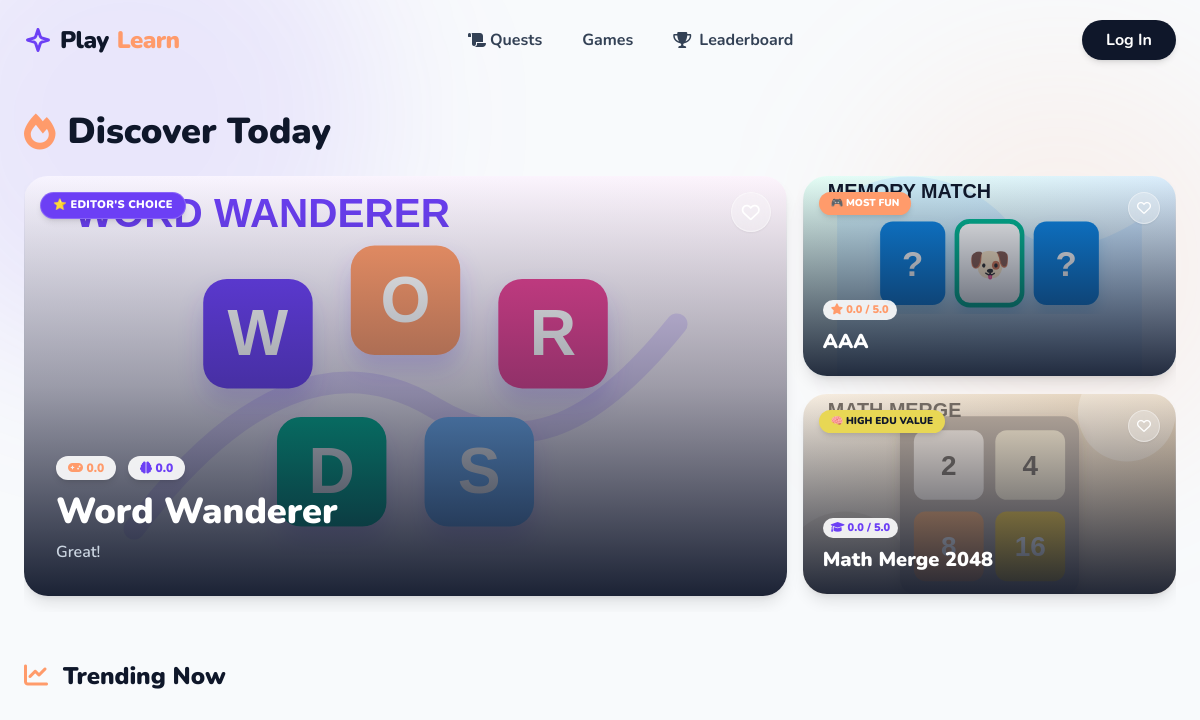
Page /homepage.php on the earlier database version.
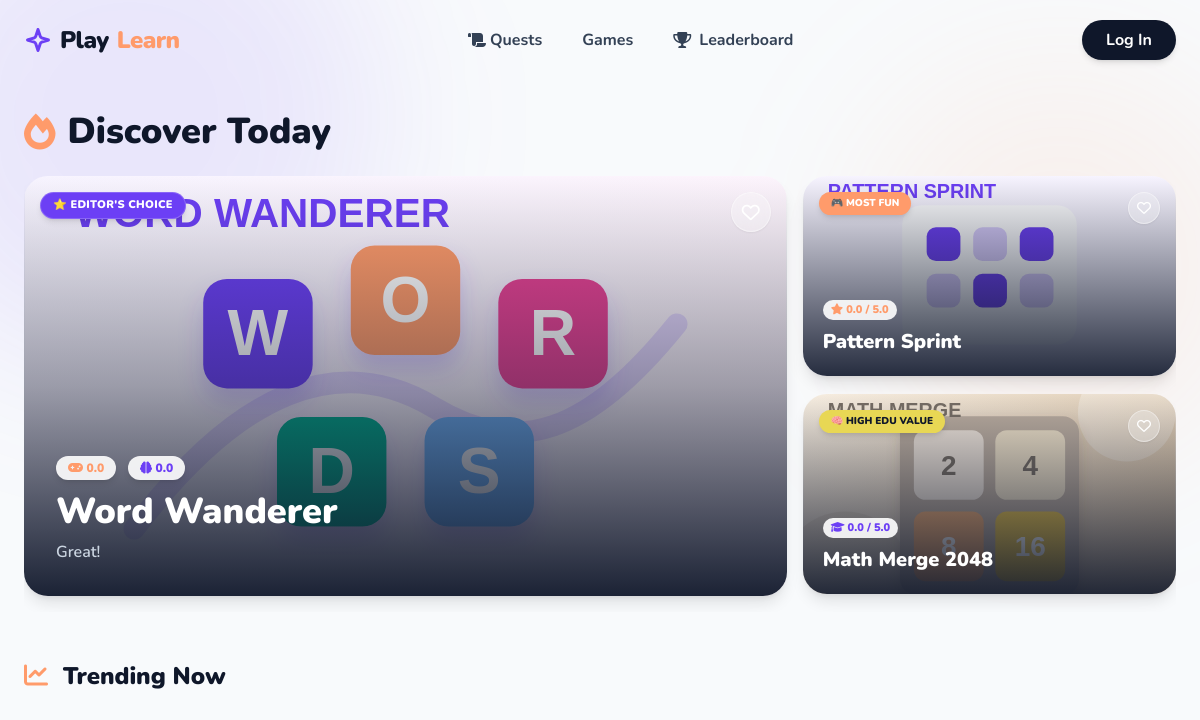
Same page on the later database version.
### tables this page shows
CREATE TABLE `levels` (
  `id` int(11) NOT NULL,
  `level_name` varchar(100) NOT NULL,
  `category` varchar(50) NOT NULL DEFAULT 'Logic',
  `level_description` text DEFAULT NULL,
  `difficulty` enum('Easy','Normal','Hard') DEFAULT 'Easy',
  `target_score` int(11) DEFAULT 100,
  `image_url` varchar(255) DEFAULT 'assets/img/default_level.jpg',
  `game_url` varchar(255) NOT NULL DEFAULT 'game2048.php',
  `custom_slug` varchar(80) DEFAULT NULL,
  `package_path` varchar(255) DEFAULT NULL,
  `package_status` enum('published','draft','rejected') NOT NULL DEFAULT 'published',
  `package_manifest` text DEFAULT NULL,
  `status` enum('published','draft') DEFAULT 'published',
  `created_at` timestamp NOT NULL DEFAULT current_timestamp(),
  `is_featured` tinyint(1) DEFAULT 0,
  `is_trending` tinyint(1) DEFAULT 0,
  `editor_choice` tinyint(1) NOT NULL DEFAULT 0
);

### includes/learning_helpers.php (called while the page is built, shortened)
<?php
function pl_default_game_covers() {
    return [
        '2048' => 'assets/game_covers/math_merge_2048.svg',
        'memory' => 'assets/game_covers/emoji_memory_match.svg',
        'math_pop' => 'assets/game_covers/math_pop.svg',
        'minesweeper' => 'assets/game_covers/mine_sweeper.svg',
        'mine' => 'assets/game_covers/mine_sweeper.svg',
        'odd_one_out' => 'assets/game_covers/odd_one_out.svg',
        'odd' => 'assets/game_covers/odd_one_out.svg',
        'snake' => 'assets/game_covers/snake_dash.svg',
        'word' => 'assets/game_covers/word_wanderer.svg',
    ];
}
function pl_game_cover_url($game) {
    $name = strtolower($game['level_name'] ?? '');
    $url = strtolower($game['game_url'] ?? '');
    $covers = pl_default_game_covers();
    foreach ($covers as $needle => $cover) {
        if (strpos($name, $needle) !== false || strpos($url, $needle) !== false) {
            return $cover;
        }
    }
    return $game['image_url'] ?? 'img/default-game.png';
}
?>

### homepage.php (the view, shortened to what the changed rows need)
<?php
require 'db_conn.php';
require_once 'includes/learning_helpers.php';
$games = [];
$seen_game_names = [];
$sql = "SELECT l.*, gab.min_age, gab.max_age,
        (SELECT AVG(rating_score) FROM game_reviews WHERE game_id = l.id AND rating_type = 'student') as fun_avg,
        (SELECT AVG(rating_score) FROM game_reviews WHERE game_id = l.id AND rating_type = 'parent') as edu_avg
        FROM levels l
        LEFT JOIN game_age_bands gab ON gab.game_id = l.id
        ORDER BY l.id DESC";
$res = $conn->query($sql);
if ($res && $res->num_rows > 0) {
    while ($row = $res->fetch_assoc()) {
        if (!in_array($row['level_name'], $seen_game_names)) {
            $row['fun_rating'] = $row['fun_avg'] !== null ? number_format($row['fun_avg'], 1) : '0.0';
            $row['edu_rating'] = $row['edu_avg'] !== null ? number_format($row['edu_avg'], 1) : '0.0';
            $row['image_url'] = pl_game_cover_url($row);
            $games[] = $row;
            $seen_game_names[] = $row['level_name'];
        }
    }
}
$user_fav_ids = [];
$featured_game = null;
$top_fun_game = null;
$top_edu_game = null;
if (count($games) > 0) {
    foreach ($games as $g) { if (isset($g['is_featured']) && $g['is_featured'] == 1) { $featured_game = $g; break; } }
    $sorted_by_fun = $games; usort($sorted_by_fun, function($a, $b) { return $b['fun_rating'] <=> $a['fun_rating']; });
    $top_fun_game = $sorted_by_fun[0]['id'] === $featured_game['id'] && count($games) > 1 ? $sorted_by_fun[1] : $sorted_by_fun[0];
    $sorted_by_edu = $games; usort($sorted_by_edu, function($a, $b) { return $b['edu_rating'] <=> $a['edu_rating']; });
    foreach ($sorted_by_edu as $g) {
        if ($g['id'] !== $featured_game['id'] && $g['id'] !== $top_fun_game['id']) { $top_edu_game = $g; break; }
    }
}
?>
<!DOCTYPE html>
<html lang="en">
<head>
    <script src="https://cdn.tailwindcss.com"></script>
    <link rel="stylesheet" href="https://cdnjs.cloudflare.com/ajax/libs/font-awesome/6.0.0/css/all.min.css">
</head>
<body class="bg-[#f8fafc] text-slate-800 antialiased overflow-x-hidden">
    <section class="relative w-full pt-28 pb-12 overflow-hidden">
        <div class="max-w-7xl mx-auto px-6">
            <h1 class="text-3xl md:text-4xl font-black text-primary mb-6 flex items-center gap-3 reveal-left">
                <i class="fas fa-fire text-blobOrange"></i> Discover Today
            </h1>
            <?php if($featured_game && $top_fun_game && $top_edu_game): ?>
            <div class="flex overflow-x-auto scroll-snap-type-x gap-4 lg:grid lg:grid-cols-3 pb-4 reveal-up" style="scroll-snap-type: x mandatory; scrollbar-width: none;">
                <div class="game-card relative rounded-3xl overflow-hidden cursor-pointer h-[350px] lg:h-[420px] shadow-lg flex-shrink-0 w-[85%] lg:w-auto lg:col-span-2 lg:row-span-2" style="scroll-snap-align: center;" onclick="openGameDetails(<?php echo $featured_game['id']; ?>)">
                    <img src="<?php echo $featured_game['image_url']; ?>" class="absolute inset-0 w-full h-full object-cover game-thumb">
                    <div class="absolute inset-0 bg-gradient-to-t from-primary/95 via-primary/40 to-transparent"></div>
                    <div class="absolute top-4 left-4 flex gap-2"><span class="bg-blobPurple text-white px-3 py-1 rounded-full text-[11px] font-black uppercase tracking-wide border border-white/20 backdrop-blur-sm shadow-md">⭐ Editor's Choice</span></div>
                    <button onclick="toggleFavorite(event, <?php echo $featured_game['id']; ?>, this)" class="absolute top-4 right-4 z-30 w-10 h-10 bg-white/30 backdrop-blur-md rounded-full flex items-center justify-center shadow-sm hover:scale-110 transition-transform border border-white/40">
                        <?php $is_fav = in_array($featured_game['id'], $user_fav_ids); ?>
                        <i class="fa-heart text-lg <?php echo $is_fav ? 'fas text-rose-500' : 'far text-white'; ?>"></i>
                    </button>
                    <div class="absolute bottom-0 p-6 lg:p-8 w-full z-10">
                        <div class="flex gap-3 mb-3">
                            <span class="rating-link bg-white/90 backdrop-blur rounded-full px-3 py-1 text-xs font-black text-blobOrange shadow-md"><i class="fas fa-gamepad"></i> <?php echo $featured_game['fun_rating']; ?></span>
                            <span class="rating-link bg-white/90 backdrop-blur rounded-full px-3 py-1 text-xs font-black text-blobPurple shadow-md"><i class="fas fa-brain"></i> <?php echo $featured_game['edu_rating']; ?></span>
                        </div>
                        <h2 class="text-3xl lg:text-4xl font-black text-white mb-2 leading-tight"><?php echo htmlspecialchars($featured_game['level_name']); ?></h2>
                        <p class="text-slate-300 text-sm lg:text-base font-semibold line-clamp-2 max-w-xl"><?php echo htmlspecialchars($featured_game['level_description']); ?></p>
                    </div>
                </div>
                <div class="game-card relative rounded-3xl overflow-hidden cursor-pointer h-[350px] lg:h-[200px] shadow-lg flex-shrink-0 w-[85%] lg:w-auto" style="scroll-snap-align: center;" onclick="openGameDetails(<?php echo $top_fun_game['id']; ?>)">
                    <img src="<?php echo $top_fun_game['image_url']; ?>" class="absolute inset-0 w-full h-full object-cover game-thumb">
                    <div class="absolute inset-0 bg-gradient-to-t from-primary/90 to-transparent"></div>
                    <div class="absolute top-4 left-4 bg-blobOrange text-white px-3 py-1 rounded-full text-[10px] font-black uppercase shadow-md">🎮 Most Fun</div>
                    <button onclick="toggleFavorite(event, <?php echo $top_fun_game['id']; ?>, this)" class="absolute top-4 right-4 z-30 w-8 h-8 bg-white/30 backdrop-blur-md rounded-full flex items-center justify-center shadow-sm hover:scale-110 transition-transform border border-white/40">
                        <?php $is_fav = in_array($top_fun_game['id'], $user_fav_ids); ?>
                        <i class="fa-heart text-sm <?php echo $is_fav ? 'fas text-rose-500' : 'far text-white'; ?>"></i>
                    </button>
                    <div class="absolute bottom-0 p-5 w-full z-10">
                        <span class="rating-link inline-block bg-white/90 rounded-full px-2 py-0.5 text-[11px] font-black text-blobOrange mb-2"><i class="fas fa-star"></i> <?php echo $top_fun_game['fun_rating']; ?> / 5.0</span>
                        <h3 class="text-xl font-black text-white truncate"><?php echo htmlspecialchars($top_fun_game['level_name']); ?></h3>
                    </div>
                </div>
                <div class="game-card relative rounded-3xl overflow-hidden cursor-pointer h-[350px] lg:h-[200px] shadow-lg flex-shrink-0 w-[85%] lg:w-auto" style="scroll-snap-align: center;" onclick="openGameDetails(<?php echo $top_edu_game['id']; ?>)">
                    <img src="<?php echo $top_edu_game['image_url']; ?>" class="absolute inset-0 w-full h-full object-cover game-thumb">
                    <div class="absolute inset-0 bg-gradient-to-t from-primary/90 to-transparent"></div>
                    <div class="absolute top-4 left-4 bg-blobYellow text-primary px-3 py-1 rounded-full text-[10px] font-black uppercase shadow-md">🧠 High Edu Value</div>
                    <button onclick="toggleFavorite(event, <?php echo $top_edu_game['id']; ?>, this)" class="absolute top-4 right-4 z-30 w-8 h-8 bg-white/30 backdrop-blur-md rounded-full flex items-center justify-center shadow-sm hover:scale-110 transition-transform border border-white/40">
                        <?php $is_fav = in_array($top_edu_game['id'], $user_fav_ids); ?>
                        <i class="fa-heart text-sm <?php echo $is_fav ? 'fas text-rose-500' : 'far text-white'; ?>"></i>
                    </button>
                    <div class="absolute bottom-0 p-5 w-full z-10">
                        <span class="rating-link inline-block bg-white/90 rounded-full px-2 py-0.5 text-[11px] font-black text-blobPurple mb-2"><i class="fas fa-graduation-cap"></i> <?php echo $top_edu_game['edu_rating']; ?> / 5.0</span>
                        <h3 class="text-xl font-black text-white truncate"><?php echo htmlspecialchars($top_edu_game['level_name']); ?></h3>
                    </div>
                </div>
            </div>
            <?php endif; ?>
        </div>
    </section>
    <section id="trending-section" class="max-w-7xl mx-auto px-6 mb-12">
        <h2 class="text-2xl font-black text-primary mb-4 reveal-left"><i class="fas fa-chart-line text-blobOrange mr-2"></i> Trending Now</h2>
    </section>
</body>
</html>

Differences in the rows shown:
removed levels: level_name "AAA"
added levels: image_url (picture), level_name "Pattern Sprint"
